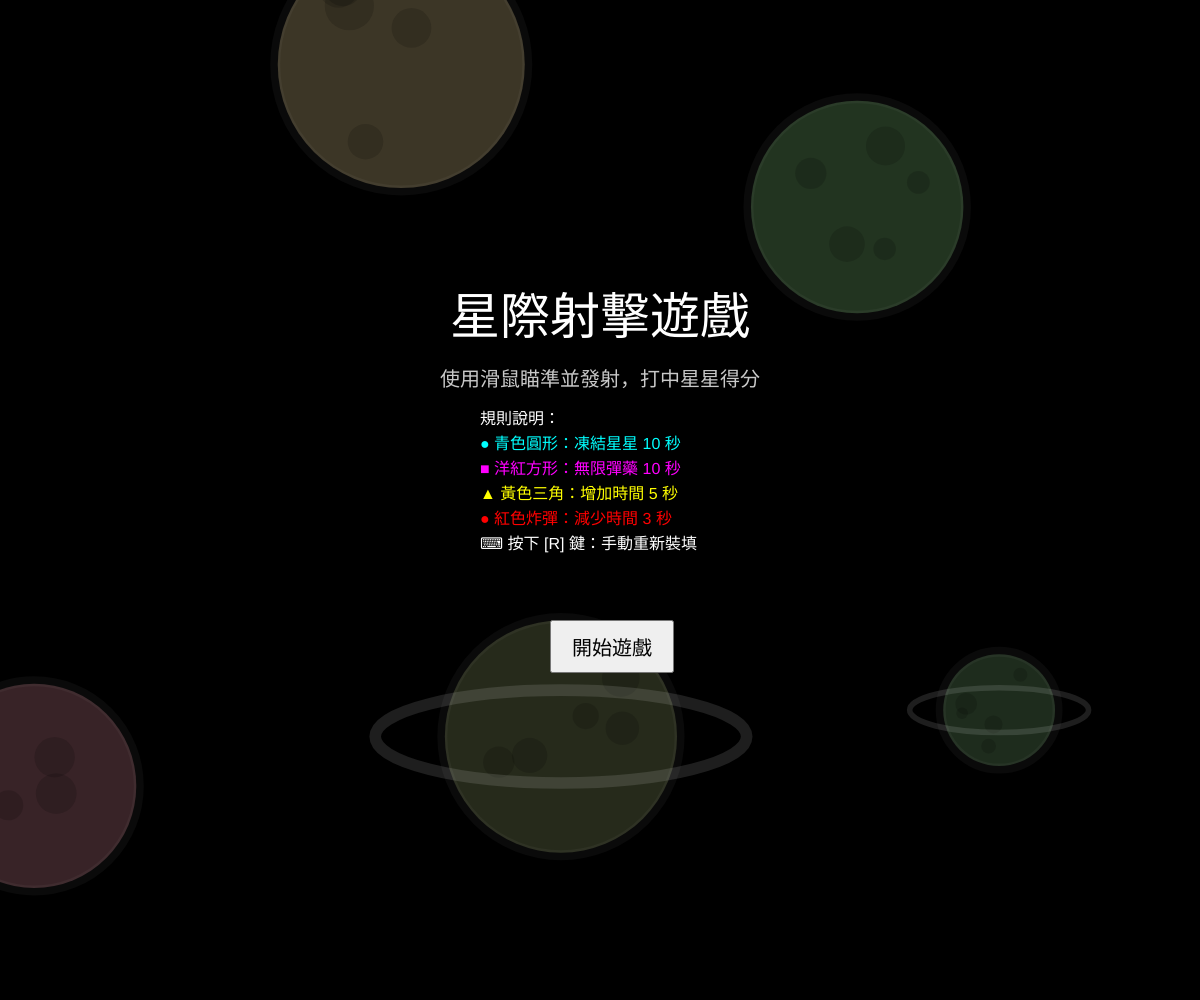
Frame 1 (no input)
Frame 60 (no input): identical to frame 1, image omitted
Frame 120 (the mouse pressed at the canvas centre since frame 60): identical to frame 1, image omitted

The p5.js sketch that drew this single still picture (run headless with seeded random() and noise() and a simulated clock; from frame 60 on, the mouse is pressed at the canvas centre):

// p5.js sketch
// ── sketch.js
let stars = [];
let bullets = [];
let explosions = [];
let props = [];
let backgroundPlanets = [];
let gameState = 'START'; // START, PLAYING, END
let score = 0;
let gameDuration = 60; // 60 秒
let gameStartTime = 0;
let startButton;
let ammo = 60;
let maxAmmo = 60;
let isReloading = false;
let reloadStartTime = 0;
let reloadDuration = 1000; // 1000 毫秒 = 1 秒
let lastShotTime = 0;
let fireDelay = 150; // 連發延遲（毫秒），數字越小發射越快
let freezeEndTime = 0; // 星星凍結結束時間
let infiniteAmmoEndTime = 0; // 無限子彈結束時間
let lastPropSpawnTime = 0;

function setup() {
  createCanvas(windowWidth, windowHeight);
  
  // 建立開始按鈕
  startButton = createButton('開始遊戲');
  startButton.position(width / 2 - 50, height / 2 + 120);
  startButton.style('padding', '10px 20px');
  startButton.style('font-size', '20px');
  startButton.mousePressed(startGame);

  // 初始化背景星球圖案
  for (let i = 0; i < 5; i++) {
    backgroundPlanets.push(new BackgroundPlanet());
  }
}

function draw() {
  background(0); // 黑色背景

  // 繪製背景星球
  for (let p of backgroundPlanets) {
    p.display();
  }

  if (gameState === 'START') {
    drawStartScreen();
    return;
  }

  if (gameState === 'END') {
    drawEndScreen();
    return;
  }

  // --- 以下為 PLAYING 狀態的邏輯 ---

  // 檢查時間是否結束
  let timeLeft = gameDuration - (millis() - gameStartTime) / 1000;
  if (timeLeft <= 0) {
    gameState = 'END';
    startButton.html('重新開始');
    startButton.show();
  }

  // 隨機產生道具 (機率增加：每 4 秒嘗試產生一次，機率提高至 0.6)
  if (millis() - lastPropSpawnTime > 4000) {
    if (random() < 0.6) props.push(new Prop());
    lastPropSpawnTime = millis();
  }

  for (let s of stars) {
    s.update();
    s.display();
  }

  // 更新與繪製道具
  for (let i = props.length - 1; i >= 0; i--) {
    props[i].update();
    props[i].display();
    // 移除超出畫面的道具 (主要是針對不反彈的炸彈)
    if (props[i].isOffScreen()) {
      props.splice(i, 1);
    }
  }

  // 更新與繪製子彈
  for (let i = bullets.length - 1; i >= 0; i--) {
    let b = bullets[i];
    b.update();
    b.display();

    // 碰撞偵測：檢查子彈是否打到任何一顆星星
    for (let j = stars.length - 1; j >= 0; j--) {
      let s = stars[j];
      let d = dist(b.x, b.y, s.x, s.y);
      if (d < s.size) { // 判定擊中
        // 產生爆炸效果
        explosions.push(new Explosion(s.x, s.y, s.color));
        score++; // 增加分數
        // 移除星星與子彈
        stars.splice(j, 1);
        bullets.splice(i, 1);
        
        // 補一顆新星星（可選，讓畫面不會變空）
        if (gameState === 'PLAYING') {
          setTimeout(() => {
            if (gameState === 'PLAYING') stars.push(new Star());
          }, 2000);
        }
        break; 
      }
    }

    // 碰撞偵測：檢查子彈是否打到道具
    for (let k = props.length - 1; k >= 0; k--) {
      let p = props[k];
      let hit = false;
      if (p.type === 'circle' || p.type === 'triangle' || p.type === 'bomb') {
        // 子彈半徑改為 12 (大小 24)，因此碰撞判定調整為 p.size/2 + 12
        if (dist(b.x, b.y, p.x, p.y) < p.size / 2 + 12) hit = true;
      } else if (p.type === 'square') {
        if (b.x > p.x - p.size/2 && b.x < p.x + p.size/2 && b.y > p.y - p.size/2 && b.y < p.y + p.size/2) hit = true;
      }

      if (hit) {
        if (p.type === 'circle') {
          freezeEndTime = millis() + 10000; // 凍結 10 秒
        } else if (p.type === 'square') {
          infiniteAmmoEndTime = millis() + 10000; // 無限子彈 10 秒 (範例設定 10 秒)
        } else if (p.type === 'triangle') {
          gameDuration += 5; // 增加 5 秒遊戲時間
        } else if (p.type === 'bomb') {
          gameDuration -= 3; // 擊中炸彈，扣除 3 秒時間
        }
        props.splice(k, 1);
        bullets.splice(i, 1);
        break;
      }
    }

    // 移除超出畫面的子彈
    if (bullets[i] && bullets[i].isOffScreen()) {
      bullets.splice(i, 1);
    }
  }

  // 更新與繪製爆炸效果
  for (let i = explosions.length - 1; i >= 0; i--) {
    explosions[i].update();
    explosions[i].display();
    if (explosions[i].isFinished()) {
      explosions.splice(i, 1);
    }
  }

  drawTurret();
  drawUI();
  handleReloading();
  handleFiring();
}

function startGame() {
  gameState = 'PLAYING';
  score = 0;
  gameStartTime = millis();
  startButton.hide();
  
  // 重置遊戲物件
  stars = [];
  for (let i = 0; i < 15; i++) {
    stars.push(new Star());
  }
  bullets = [];
  props = [];
  explosions = [];
  ammo = maxAmmo;
  isReloading = false;
}

function drawStartScreen() {
  fill(255);
  textAlign(CENTER, CENTER);
  textSize(50);
  text('星際射擊遊戲', width / 2, height / 2 - 180);
  
  textSize(20);
  fill(200);
  text('使用滑鼠瞄準並發射，打中星星得分', width / 2, height / 2 - 120);

  textAlign(LEFT, CENTER);
  textSize(16);
  let listX = width / 2 - 120;
  let startY = height / 2 - 80;
  let spacing = 25;

  fill(255);
  text('規則說明：', listX, startY);
  fill(0, 255, 255); text('● 青色圓形：凍結星星 10 秒', listX, startY + spacing);
  fill(255, 0, 255); text('■ 洋紅方形：無限彈藥 10 秒', listX, startY + spacing * 2);
  fill(255, 255, 0); text('▲ 黃色三角：增加時間 5 秒', listX, startY + spacing * 3);
  fill(255, 0, 0);   text('● 紅色炸彈：減少時間 3 秒', listX, startY + spacing * 4);
  fill(255);         text('⌨ 按下 [R] 鍵：手動重新裝填', listX, startY + spacing * 5);
}

function drawEndScreen() {
  fill(255);
  textAlign(CENTER, CENTER);
  textSize(50);
  text('遊戲結束', width / 2, height / 2 - 80);
  textSize(32);
  text(`最終得分：${score}`, width / 2, height / 2);

  // 煙花效果：在背景隨機產生彩色爆炸
  if (frameCount % 15 === 0) {
    let x = random(width * 0.1, width * 0.9);
    let y = random(height * 0.1, height * 0.5);
    let colors = ['#FF5252', '#FFEB3B', '#2196F3', '#4CAF50', '#FF4081', '#E040FB', '#00E5FF'];
    explosions.push(new Explosion(x, y, random(colors)));
  }

  // 更新與繪製煙花
  for (let i = explosions.length - 1; i >= 0; i--) {
    explosions[i].update();
    explosions[i].display();
    if (explosions[i].isFinished()) {
      explosions.splice(i, 1);
    }
  }
}

function windowResized() {
  resizeCanvas(windowWidth, windowHeight);
  startButton.position(width / 2 - 50, height / 2 + 120);
}

function handleFiring() {
  if (gameState !== 'PLAYING') return;
  // 偵測滑鼠左鍵是否長按，且彈藥足夠、非裝填狀態
  if (mouseIsPressed && mouseButton === LEFT && ammo > 0 && !isReloading) {
    // 檢查距離上次發射是否已經過了足夠的時間
    if (millis() - lastShotTime > fireDelay) {
      let angle = atan2(mouseY - height / 2, mouseX - width / 2);
      
      // 計算砲管末端（長度 50）的位置，讓子彈從砲口發射
      let muzzleX = width / 2 + cos(angle) * 50;
      let muzzleY = height / 2 + sin(angle) * 50;
      
      bullets.push(new Bullet(muzzleX, muzzleY, angle));
      // 如果不在無限子彈時間內，才扣彈藥
      if (millis() > infiniteAmmoEndTime) ammo--;
      lastShotTime = millis(); // 更新最後發射時間
    }
  }
}

function keyPressed() {
  if ((key === 'r' || key === 'R') && ammo < maxAmmo && !isReloading) {
    startReload();
  }
}

function startReload() {
  isReloading = true;
  reloadStartTime = millis();
}

function handleReloading() {
  if (isReloading) {
    let elapsed = millis() - reloadStartTime;
    if (elapsed >= reloadDuration) {
      ammo = maxAmmo;
      isReloading = false;
    }
  }
}

function drawTurret() {
  push();
  translate(width / 2, height / 2);
  let angle = atan2(mouseY - height / 2, mouseX - width / 2);
  rotate(angle);
  
  // 砲身
  fill(100);
  stroke(150);
  strokeWeight(2);
  rect(0, -15, 50, 30);
  // 砲座
  fill(150);
  ellipse(0, 0, 40, 40);

  // 在砲座中心顯示剩餘彈藥數字
  rotate(-angle); // 抵消砲管旋轉，使文字保持水平
  fill(0);
  noStroke();
  textAlign(CENTER, CENTER);
  textSize(16);
  text(ammo, 0, 0);

  pop();
}

function drawUI() {
  fill(255);
  noStroke();
  textSize(20);
  textAlign(LEFT, TOP);
  text(`Ammo: ${ammo} / ${maxAmmo}`, 20, 20);
  text(`Score: ${score}`, 20, 50);

  // 顯示剩餘時間
  let timeLeft = max(0, gameDuration - (millis() - gameStartTime) / 1000);
  textAlign(CENTER, TOP);
  textSize(24);
  fill(timeLeft < 10 ? color(255, 0, 0) : 255); // 最後十秒變紅色
  text(`時間剩餘: ${timeLeft.toFixed(1)}s`, width / 2, 20);

  if (isReloading) {
    let remaining = (reloadDuration - (millis() - reloadStartTime)) / 1000;
    textAlign(CENTER, CENTER);
    textSize(32);
    text(`Reloading: ${max(0, remaining).toFixed(2)}s`, width / 2, height / 2 + 80);
  } else if (ammo === 0) {
    textAlign(CENTER, CENTER);
    fill(255, 0, 0);
    text("PRESS 'R' TO RELOAD", width / 2, height / 2 + 80);
  }

  // 顯示道具狀態
  textAlign(RIGHT, TOP);
  textSize(16);
  if (millis() < freezeEndTime) {
    fill(0, 255, 255);
    text(`FREEZE: ${((freezeEndTime - millis()) / 1000).toFixed(1)}s`, width - 20, 20);
  }
  if (millis() < infiniteAmmoEndTime) {
    fill(255, 0, 255);
    text(`INFINITE AMMO: ${((infiniteAmmoEndTime - millis()) / 1000).toFixed(1)}s`, width - 20, 45);
  }
}

class Prop {
  constructor() {
    this.x = random(100, width - 100);
    this.y = random(100, height - 100);
    
    // 確保物件有明顯的移動速度，避免停在原地
    let speed = random(2, 4);
    let angle = random(TWO_PI);
    this.vx = cos(angle) * speed;
    this.vy = sin(angle) * speed;

    this.size = 30;
    this.type = random(['circle', 'square', 'triangle', 'bomb']);
    
    if (this.type === 'circle') this.color = color(0, 255, 255); // 青色：凍結
    else if (this.type === 'square') this.color = color(255, 0, 255); // 洋紅色：無限彈藥
    else if (this.type === 'triangle') this.color = color(255, 255, 0); // 黃色：增加時間
    else {
      this.color = color(255, 0, 0); // 紅色：炸彈 (減少時間)
      this.vx *= 1.8; // 讓炸彈飛得明顯比其他道具快，強化「直接穿過」的感覺
      this.vy *= 1.8;
    }
    this.history = []; // 紀錄歷史座標以製作拖影
    this.spawnTime = millis(); // 記錄產生時間
  }

  update() {
    // 儲存目前位置到歷史紀錄
    this.history.push({ x: this.x, y: this.y });
    if (this.history.length > 8) {
      this.history.shift(); // 只保留最近 8 幀的紀錄
    }

    // 根據遊戲進行時間增加速度倍率 (每 20 秒增加 1 倍速)
    let speedMult = 1 + (millis() - gameStartTime) / 20000;

    this.x += this.vx * speedMult;
    this.y += this.vy * speedMult;

    // 牆壁反彈 (判斷類型，炸彈不執行反彈邏輯)
    if (this.type !== 'bomb') {
      if (this.x < this.size / 2 || this.x > width - this.size / 2) this.vx *= -1;
      if (this.y < this.size / 2 || this.y > height - this.size / 2) this.vy *= -1;
    }
  }

  display() {
    push();
    
    // 繪製拖影
    noStroke();
    for (let i = 0; i < this.history.length; i++) {
      let pos = this.history[i];
      let alpha = map(i, 0, this.history.length, 20, 150);
      let trailColor = color(red(this.color), green(this.color), blue(this.color), alpha);
      fill(trailColor);
      if (this.type === 'circle' || this.type === 'bomb') {
        ellipse(pos.x, pos.y, this.size * (i / this.history.length));
      } else if (this.type === 'square') {
        rectMode(CENTER);
        rect(pos.x, pos.y, this.size * (i / this.history.length), this.size * (i / this.history.length));
      } else if (this.type === 'triangle') {
        let s = this.size * (i / this.history.length);
        triangle(pos.x, pos.y - s/2, pos.x - s/2, pos.y + s/2, pos.x + s/2, pos.y + s/2);
      }
    }

    // 繪製本體
    fill(this.color);
    stroke(255);
    strokeWeight(2);
    if (this.type === 'circle' || this.type === 'bomb') {
      ellipse(this.x, this.y, this.size);
    } else if (this.type === 'square') {
      rectMode(CENTER);
      rect(this.x, this.y, this.size, this.size);
    } else if (this.type === 'triangle') {
      triangle(this.x, this.y - this.size/2, this.x - this.size/2, this.y + this.size/2, this.x + this.size/2, this.y + this.size/2);
    }
    pop();
  }

  // 檢查是否超出畫面或炸彈時間到
  isOffScreen() {
    // 如果是炸彈，檢查是否超過 15 秒
    if (this.type === 'bomb' && millis() - this.spawnTime > 15000) {
      return true;
    }
    return (this.x < -this.size || this.x > width + this.size || this.y < -this.size || this.y > height + this.size);
  }
}

class Bullet {
  constructor(x, y, angle) {
    this.x = x;
    this.y = y;
    this.speed = 10;
    this.vx = cos(angle) * this.speed;
    this.vy = sin(angle) * this.speed;
  }
  update() {
    this.x += this.vx;
    this.y += this.vy;
  }
  display() {
    fill(255, 255, 0);
    noStroke();
    ellipse(this.x, this.y, 24, 24);
  }
  isOffScreen() {
    return this.x < 0 || this.x > width || this.y < 0 || this.y > height;
  }
}

class Explosion {
  constructor(x, y, color) {
    this.particles = [];
    for (let i = 0; i < 20; i++) {
      this.particles.push(new Particle(x, y, color));
    }
  }
  update() {
    for (let i = this.particles.length - 1; i >= 0; i--) {
      this.particles[i].update();
      if (this.particles[i].isFinished()) {
        this.particles.splice(i, 1);
      }
    }
  }
  display() {
    for (let p of this.particles) {
      p.display();
    }
  }
  isFinished() {
    return this.particles.length === 0;
  }
}

class Particle {
  constructor(x, y, col) {
    this.x = x;
    this.y = y;
    this.vx = random(-3, 3);
    this.vy = random(-3, 3);
    this.alpha = 255;
    this.color = col;
  }
  update() {
    this.x += this.vx;
    this.y += this.vy;
    this.alpha -= 5; // 逐漸透明
  }
  display() {
    push();
    let c = color(this.color);
    fill(red(c), green(c), blue(c), this.alpha);
    noStroke();
    ellipse(this.x, this.y, 4, 4);
    pop();
  }
  isFinished() {
    return this.alpha <= 0;
  }
}

class Star {
  constructor() {
    this.x = random(width);
    this.y = random(height);
    this.vx = random(-2, 2); // X 軸移動速度
    this.vy = random(-2, 2); // Y 軸移動速度
    this.size = random(30, 60); // 星星大小
    let colors = ['#F7AF9D', '#F7E3AF', '#C7EBF0', '#B6465F', '#BEA7E5'];
    this.color = color(random(colors));
    this.history = []; // 紀錄歷史座標以製作拖影
  }

  update() {
    // 如果目前處於凍結狀態（當前時間小於結束時間），則跳過位置更新
    if (millis() < freezeEndTime) return;

    // 儲存目前位置到歷史紀錄
    this.history.push({ x: this.x, y: this.y });
    if (this.history.length > 6) {
      this.history.shift(); // 拖影長度設定為 6 幀
    }

    // 根據遊戲進行時間增加速度倍率 (每 20 秒增加 1 倍速)
    let speedMult = 1 + (millis() - gameStartTime) / 20000;

    // 更新位置
    this.x += this.vx * speedMult;
    this.y += this.vy * speedMult;

    // 碰到牆壁反彈
    if (this.x < this.size || this.x > width - this.size) this.vx *= -1;
    if (this.y < this.size || this.y > height - this.size) this.vy *= -1;
  }

  display() {
    // 繪製拖影
    noStroke();
    for (let i = 0; i < this.history.length; i++) {
      let pos = this.history[i];
      let alpha = map(i, 0, this.history.length, 10, 120); // 越遠越透明
      let trailColor = color(red(this.color), green(this.color), blue(this.color), alpha);
      fill(trailColor);
      // 拖影使用簡單的圓形，效能較好且有流星感
      ellipse(pos.x, pos.y, this.size * 0.6 * (i / this.history.length));
    }

    push();
    translate(this.x, this.y);
    
    // 判斷滑鼠與星星的距離
    let d = dist(mouseX, mouseY, this.x, this.y);
    let isScared = d < 120; // 距離小於 120 像素時進入驚恐狀態

    // 繪製五角星本體
    fill(this.color);
    noStroke();
    this.drawStar(0, 0, this.size / 2.5, this.size, 5);

    // 計算眼睛跟隨鼠標的方向
    let angle = atan2(mouseY - this.y, mouseX - this.x);
    let lookDist = this.size * 0.08; // 眼睛跟隨的偏移強度
    let lookX = cos(angle) * lookDist;
    let lookY = sin(angle) * lookDist;

    // 畫眼睛
    fill(0);
    let eyeOffset = this.size * 0.2;
    let eyeSize = isScared ? this.size * 0.25 : this.size * 0.15; // 驚恐時眼睛變大
    ellipse(-eyeOffset + lookX, -eyeOffset / 2 + lookY, eyeSize, eyeSize); // 左眼
    ellipse(eyeOffset + lookX, -eyeOffset / 2 + lookY, eyeSize, eyeSize);  // 右眼

    if (isScared) {
      // 驚恐時的 O 型嘴巴
      fill(0);
      noStroke();
      ellipse(0, this.size * 0.15, this.size * 0.2, this.size * 0.3);
    } else {
      // 平時的微笑
      noFill();
      stroke(0);
      strokeWeight(2);
      // 畫一個小弧線當作嘴巴
      arc(0, 0, this.size * 0.4, this.size * 0.3, 0.2, PI - 0.2);
    }
    
    pop();
  }

  // 繪製星形的輔助函式
  drawStar(x, y, radius1, radius2, npoints) {
    let angle = TWO_PI / npoints;
    let halfAngle = angle / 2.0;
    beginShape();
    for (let a = -PI / 2; a < TWO_PI - PI / 2; a += angle) {
      let sx = x + cos(a) * radius2;
      let sy = y + sin(a) * radius2;
      vertex(sx, sy);
      sx = x + cos(a + halfAngle) * radius1;
      sy = y + sin(a + halfAngle) * radius1;
      vertex(sx, sy);
    }
    endShape(CLOSE);
  }
}

class BackgroundPlanet {
  constructor() {
    this.x = random(width);
    this.y = random(height);
    this.size = random(100, 250);
    // 使用較暗、飽和度較低的顏色，以免干擾遊戲物件
    this.color = color(random(20, 60), random(20, 60), random(20, 60));
    this.hasRing = random() > 0.6; // 60% 機率有行星環
    this.craters = [];
    // 隨機產生一些隕石坑座標
    for (let i = 0; i < 5; i++) {
      this.craters.push({
        x: random(-this.size / 3, this.size / 3),
        y: random(-this.size / 3, this.size / 3),
        s: random(this.size / 10, this.size / 5)
      });
    }
  }

  display() {
    push();
    translate(this.x, this.y);
    noStroke();

    // 繪製星球本體
    fill(this.color);
    ellipse(0, 0, this.size);

    // 繪製隕石坑 (深色半透明陰影)
    fill(0, 40);
    for (let c of this.craters) {
      ellipse(c.x, c.y, c.s);
    }

    // 繪製外圈微光
    noFill();
    stroke(255, 10);
    strokeWeight(10);
    ellipse(0, 0, this.size + 5);

    // 繪製行星環
    if (this.hasRing) {
      noFill();
      stroke(255, 30);
      strokeWeight(this.size / 20);
      ellipse(0, 0, this.size * 1.6, this.size * 0.4);
    }
    pop();
  }
}
